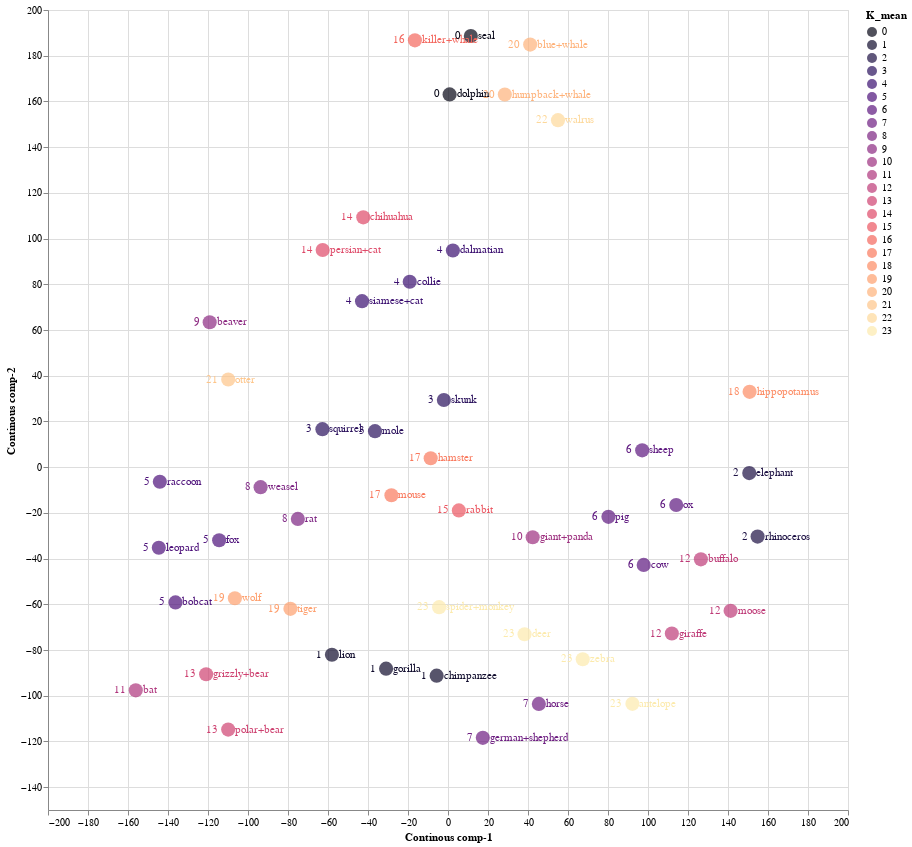

Notebook code for this chart:
### Code cell
source = tsne_continous_df1

points = alt.Chart(source).mark_circle(size=200).encode(
    x='Continous comp-1:Q',
    y='Continous comp-2:Q',
    color=alt.Color('K_mean:N', scale=alt.Scale(scheme='Magma'))
    ).properties(
    width=800,
    height=800
)

text1 = points.mark_text(
    align='left',
    baseline='middle',
    dx=7
).encode(
    text='index:N'
)

text2 = points.mark_text(
    align='right',
    baseline='middle',
    dx=-10
).encode(
    text='K_mean:N'
)

points.interactive() + text1 + text2

### Figure 1 — Vega-Lite specification as saved in the notebook (floating-point values rounded to 4 significant figures)
{"config": {"view": {"continuousWidth": 400, "continuousHeight": 300}}, "layer": [{"mark": {"type": "circle", "size": 200}, "encoding": {"color": {"field": "K_mean", "scale": {"scheme": "Magma"}, "type": "nominal"}, "x": {"field": "Continous comp-1", "type": "quantitative"}, "y": {"field": "Continous comp-2", "type": "quantitative"}}, "height": 800, "selection": {"selector001": {"type": "interval", "bind": "scales", "encodings": ["x", "y"]}}, "width": 800}, {"mark": {"type": "text", "align": "left", "baseline": "middle", "dx": 7}, "encoding": {"color": {"field": "K_mean", "scale": {"scheme": "Magma"}, "type": "nominal"}, "text": {"field": "index", "type": "nominal"}, "x": {"field": "Continous comp-1", "type": "quantitative"}, "y": {"field": "Continous comp-2", "type": "quantitative"}}, "height": 800, "width": 800}, {"mark": {"type": "text", "align": "right", "baseline": "middle", "dx": -10}, "encoding": {"color": {"field": "K_mean", "scale": {"scheme": "Magma"}, "type": "nominal"}, "text": {"field": "K_mean", "type": "nominal"}, "x": {"field": "Continous comp-1", "type": "quantitative"}, "y": {"field": "Continous comp-2", "type": "quantitative"}}, "height": 800, "width": 800}], "data": {"name": "data-082acf05403bf968f42a1a186d0aa7bd"}, "$schema": "https://vega.github.io/schema/vega-lite/v4.17.0.json", "datasets": {"data-082acf05403bf968f42a1a186d0aa7bd": [{"Continous comp-1": 92.21, "Continous comp-2": -103.6, "index": "antelope", "order": "ARTIODACTYLA", "family": "BOVIDAE", "K_mean": 23}, {"Continous comp-1": -120.9, "Continous comp-2": -90.62, "index": "grizzly+bear", "order": "CARNIVORA", "family": "URSIDAE", "K_mean": 13}, {"Continous comp-1": -16.54, "Continous comp-2": 186.7, "index": "killer+whale", "order": "ARTIODACTYLA", "family": "DELPHINIDAE", "K_mean": 16}, {"Continous comp-1": -119.2, "Continous comp-2": 63.4, "index": "beaver", "order": "RODENTIA", "family": "APLODONTIIDAE", "K_mean": 9}, {"Continous comp-1": 2.444, "Continous comp-2": 94.78, "index": "dalmatian", "order": "CARNIVORA", "family": "CANIDAE", "K_mean": 4}, {"Continous comp-1": -62.66, "Continous comp-2": 95.02, "index": "persian+cat", "order": "CARNIVORA", "family": "FELIDAE", "K_mean": 14}, {"Continous comp-1": 45.42, "Continous comp-2": -103.6, "index": "horse", "order": "PERISSODACTYLA", "family": "EQUIDAE", "K_mean": 7}, {"Continous comp-1": 17.41, "Continous comp-2": -118.4, "index": "german+shepherd", "order": "CARNIVORA", "family": "CANIDAE", "K_mean": 7}, {"Continous comp-1": 41.09, "Continous comp-2": 184.9, "index": "blue+whale", "order": "ARTIODACTYLA", "family": "BALAENOPTERIDAE", "K_mean": 20}, {"Continous comp-1": -42.98, "Continous comp-2": 72.6, "index": "siamese+cat", "order": "CARNIVORA", "family": "FELIDAE", "K_mean": 4}, {"Continous comp-1": -2.072, "Continous comp-2": 29.38, "index": "skunk", "order": "CARNIVORA", "family": "MEPHITIDAE", "K_mean": 3}, {"Continous comp-1": -36.5, "Continous comp-2": 15.76, "index": "mole", "order": "EULIPOTYPHLA", "family": "TALPIDAE", "K_mean": 3}, {"Continous comp-1": -78.79, "Continous comp-2": -61.99, "index": "tiger", "order": "CARNIVORA", "family": "FELIDAE", "K_mean": 19}, {"Continous comp-1": 150.8, "Continous comp-2": 32.95, "index": "hippopotamus", "order": "ARTIODACTYLA", "family": "HIPPOPOTAMIDAE", "K_mean": 18}, {"Continous comp-1": -144.6, "Continous comp-2": -35.29, "index": "leopard", "order": "CARNIVORA", "family": "FELIDAE", "K_mean": 5}, {"Continous comp-1": 141.3, "Continous comp-2": -62.86, "index": "moose", "order": "ARTIODACTYLA", "family": "CERVIDAE", "K_mean": 12}, {"Continous comp-1": -4.431, "Continous comp-2": -61.26, "index": "spider+monkey", "order": "PRIMATES", "family": "ATELIDAE", "K_mean": 23}, {"Continous comp-1": 28.41, "Continous comp-2": 163.0, "index": "humpback+whale", "order": "ARTIODACTYLA", "family": "BALAENOPTERIDAE", "K_mean": 20}, {"Continous comp-1": 150.6, "Continous comp-2": -2.596, "index": "elephant", "order": "PROBOSCIDEA", "family": "ELEPHANTIDAE", "K_mean": 2}, {"Continous comp-1": -30.96, "Continous comp-2": -88.15, "index": "gorilla", "order": "PRIMATES", "family": "HOMINIDAE", "K_mean": 1}, {"Continous comp-1": 114.1, "Continous comp-2": -16.58, "index": "ox", "order": "ARTIODACTYLA", "family": "BOVIDAE", "K_mean": 6}, {"Continous comp-1": -114.4, "Continous comp-2": -32.0, "index": "fox", "order": "CARNIVORA", "family": "CANIDAE", "K_mean": 5}, {"Continous comp-1": 97.1, "Continous comp-2": 7.35, "index": "sheep", "order": "ARTIODACTYLA", "family": "BOVIDAE", "K_mean": 6}, {"Continous comp-1": 11.41, "Continous comp-2": 188.6, "index": "seal", "order": "CARNIVORA", "family": "PHOCIDAE", "K_mean": 0}, {"Continous comp-1": -5.675, "Continous comp-2": -91.23, "index": "chimpanzee", "order": "PRIMATES", "family": "HOMINIDAE", "K_mean": 1}, {"Continous comp-1": -8.651, "Continous comp-2": 3.893, "index": "hamster", "order": "RODENTIA", "family": "CRICETIDAE", "K_mean": 17}, {"Continous comp-1": -62.79, "Continous comp-2": 16.63, "index": "squirrel", "order": "RODENTIA", "family": "SCIURIDAE", "K_mean": 3}, {"Continous comp-1": 154.8, "Continous comp-2": -30.37, "index": "rhinoceros", "order": "PERISSODACTYLA", "family": "RHINOCEROTIDAE", "K_mean": 2}, {"Continous comp-1": 5.425, "Continous comp-2": -18.94, "index": "rabbit", "order": "LAGOMORPHA", "family": "LEPORIDAE", "K_mean": 15}, {"Continous comp-1": -156.1, "Continous comp-2": -97.64, "index": "bat", "order": "CHIROPTERA", "family": "PHYLLOSTOMIDAE", "K_mean": 11}, {"Continous comp-1": 111.9, "Continous comp-2": -72.79, "index": "giraffe", "order": "ARTIODACTYLA", "family": "GIRAFFIDAE", "K_mean": 12}, {"Continous comp-1": -106.6, "Continous comp-2": -57.34, "index": "wolf", "order": "CARNIVORA", "family": "CANIDAE", "K_mean": 19}, {"Continous comp-1": -42.36, "Continous comp-2": 109.3, "index": "chihuahua", "order": "CARNIVORA", "family": "CANIDAE", "K_mean": 14}, {"Continous comp-1": -75.07, "Continous comp-2": -22.64, "index": "rat", "order": "RODENTIA", "family": "CRICETIDAE", "K_mean": 8}, {"Continous comp-1": -93.7, "Continous comp-2": -8.764, "index": "weasel", "order": "CARNIVORA", "family": "MUSTELIDAE", "K_mean": 8}, {"Continous comp-1": -109.9, "Continous comp-2": 38.33, "index": "otter", "order": "CARNIVORA", "family": "MUSTELIDAE", "K_mean": 21}, {"Continous comp-1": 126.4, "Continous comp-2": -40.35, "index": "buffalo", "order": "ARTIODACTYLA", "family": "BOVIDAE", "K_mean": 12}, {"Continous comp-1": 67.38, "Continous comp-2": -84.07, "index": "zebra", "order": "PERISSODACTYLA", "family": "EQUIDAE", "K_mean": 23}, {"Continous comp-1": 42.34, "Continous comp-2": -30.66, "index": "giant+panda", "order": "CARNIVORA", "family": "URSIDAE", "K_mean": 10}, {"Continous comp-1": 38.27, "Continous comp-2": -73.12, "index": "deer", "order": "ARTIODACTYLA", "family": "CERVIDAE", "K_mean": 23}, {"Continous comp-1": -136.3, "Continous comp-2": -59.17, "index": "bobcat", "order": "CARNIVORA", "family": "FELIDAE", "K_mean": 5}, {"Continous comp-1": 80.22, "Continous comp-2": -21.73, "index": "pig", "order": "ARTIODACTYLA", "family": "SUIDAE", "K_mean": 6}, {"Continous comp-1": -58.04, "Continous comp-2": -82.06, "index": "lion", "order": "CARNIVORA", "family": "FELIDAE", "K_mean": 1}, {"Continous comp-1": -28.28, "Continous comp-2": -12.28, "index": "mouse", "order": "RODENTIA", "family": "CRICETIDAE", "K_mean": 17}, {"Continous comp-1": -109.9, "Continous comp-2": -114.8, "index": "polar+bear", "order": "CARNIVORA", "family": "URSIDAE", "K_mean": 13}, {"Continous comp-1": -19.13, "Continous comp-2": 81.11, "index": "collie", "order": "CARNIVORA", "family": "CANIDAE", "K_mean": 4}, {"Continous comp-1": 55.0, "Continous comp-2": 151.8, "index": "walrus", "order": "CARNIVORA", "family": "ODOBENIDAE", "K_mean": 22}, {"Continous comp-1": -144.1, "Continous comp-2": -6.396, "index": "raccoon", "order": "CARNIVORA", "family": "PROCYONIDAE", "K_mean": 5}, {"Continous comp-1": 97.85, "Continous comp-2": -42.78, "index": "cow", "order": "ARTIODACTYLA", "family": "BOVIDAE", "K_mean": 6}, {"Continous comp-1": 0.7982, "Continous comp-2": 163.1, "index": "dolphin", "order": "ARTIODACTYLA", "family": "DELPHINIDAE", "K_mean": 0}]}}
